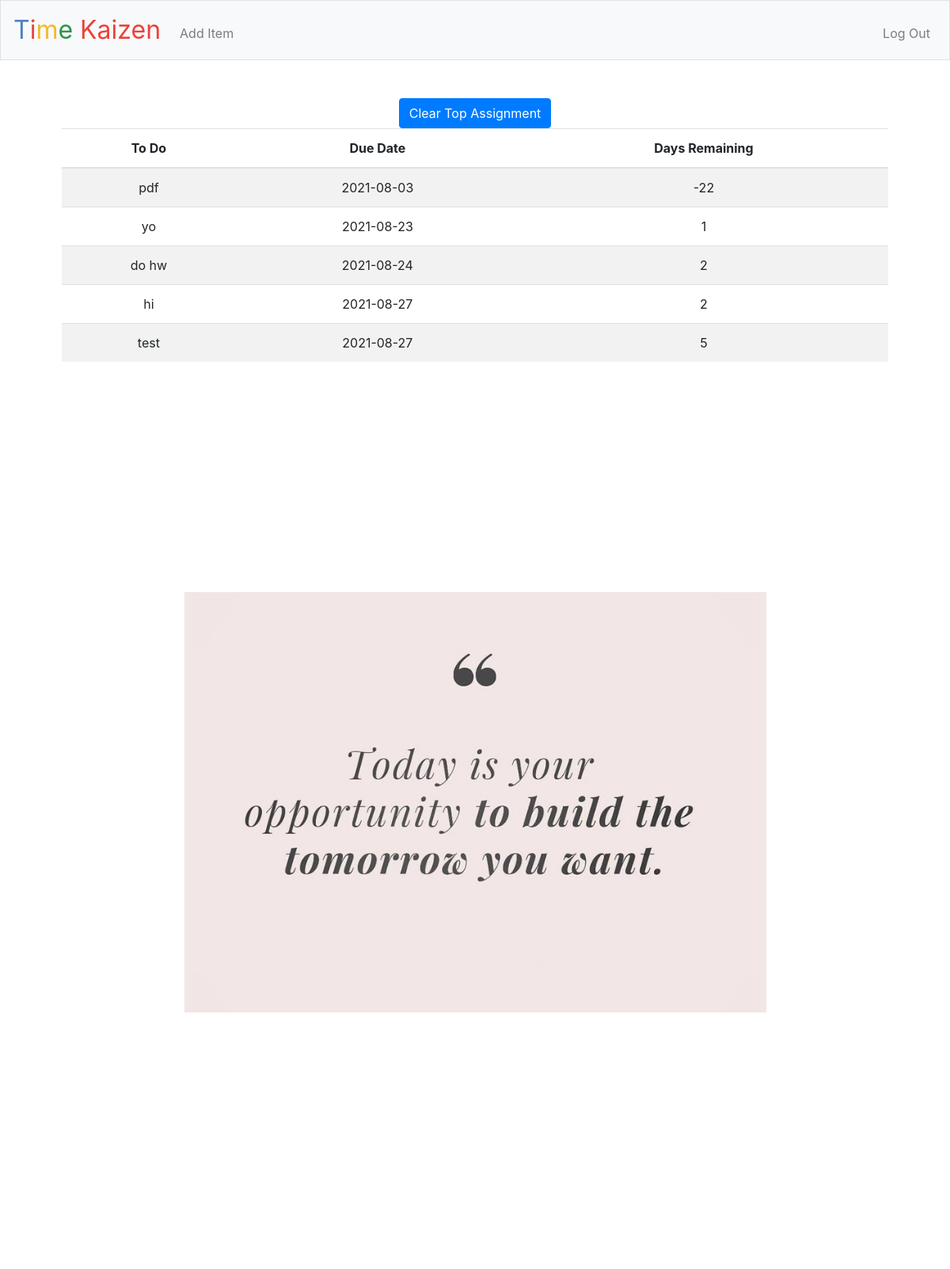
Page / (signed in) on the committed database.
### tables this page shows
CREATE TABLE 'Todo' ('userID' bigint NOT NULL,'Todo' text NOT NULL,'DueDate' date NOT NULL,'Daysremaining' numeric NOT NULL);

### app.py (the view, shortened to what this page needs)
@app.route("/", methods=["GET", "POST"])
@login_required
def index():
    if request.method == "GET":
        items = db.execute(
            "SELECT Todo, DueDate, Daysremaining FROM Todo WHERE userID = ? ORDER BY Daysremaining;",
            session["user_id"],
        )
        return render_template(
            "index.html", items=items
       )

### app.py (called while the page is built)
@app.after_request
def after_request(response):
    response.headers["Cache-Control"] = "no-cache, no-store, must-revalidate"
    response.headers["Expires"] = 0
    response.headers["Pragma"] = "no-cache"
    return response

### helpers.py (called while the page is built)
def login_required(f):
    @wraps(f)
    def decorated_function(*args, **kwargs):
        if session.get("user_id") is None:
            return redirect("/login")
        return f(*args, **kwargs)
    return decorated_function

### templates/index.html (shortened to what this page needs)
{% extends "layout.html" %}
{% block main %}
<form action="/" method="post">
  <button class = "btn btn-primary" type="submit">Clear Top Assignment</button>
</form>
<table class="table table-striped">
  <thead>
    <th>To Do</th>
    <th>Due Date</th>
    <th>Days Remaining</th>
  </thead>
  <tbody>
    {% for item in items %}
    <tr>
      <td>{{item.Todo}}</td>
      <td>{{item.DueDate}}</td>
      <td>{{item.Daysremaining}}</td>
    </tr>
    {% endfor %}
  </tbody>
</table>
<img src="static/motivate.png">
{% endblock %}

### templates/layout.html (shortened to what this page needs)
<!DOCTYPE html>
<html lang="en">
    <head>
        <link rel="stylesheet" href="https://cdn.jsdelivr.net/npm/bootstrap@4.5.3/dist/css/bootstrap.min.css">
        <link href="/static/styles.css" rel="stylesheet">
    </head>
    <body>
        <nav class="navbar navbar-expand-md navbar-light bg-light border">
            <a class="navbar-brand" href="/"><span class="blue">T</span><span class="red">i</span><span class="yellow">m</span><span class="green">e</span> <span class="red">Kaizen</span></a>
            <div class="collapse navbar-collapse" id="navbar">
                {% if session.user_id %}
                    <ul class="navbar-nav mr-auto mt-2">
                        <li class="nav-item"><a class="nav-link" href="/add">Add Item</a></li>
                    </ul>
                    <ul class="navbar-nav ml-auto mt-2">
                        <li class="nav-item"><a class="nav-link" href="/logout">Log Out</a></li>
                    </ul>
                {% else %}
                    <ul class="navbar-nav ml-auto mt-2">
                        <li class="nav-item"><a class="nav-link" href="/register">Register</a></li>
                        <li class="nav-item"><a class="nav-link" href="/login">Log In</a></li>
                    </ul>
                {% endif %}
            </div>
        </nav>
        <main class="container p-5">
            {% block main %}{% endblock %}
        </main>
    </body>
</html>

### static/styles.css (style rules this page uses)
nav .navbar-brand { font-size: xx-large; }
nav .navbar-brand .blue { color: #537fbe; }
nav .navbar-brand .red { color: #ea433b; }
nav .navbar-brand .yellow { color: #f5b82e; }
nav .navbar-brand .green { color: #2e944b; }
main { overflow-x: auto; text-align: center; }
main img { max-width: 100%; }

### rows in the picture
Todo: Todo "pdf", DueDate "2021-08-03", Daysremaining "-22"
Todo: Todo "yo", DueDate "2021-08-23", Daysremaining "1"
Todo: Todo "do hw", DueDate "2021-08-24", Daysremaining "2"
Todo: Todo "hi", DueDate "2021-08-27", Daysremaining "2"
Todo: Todo "test", DueDate "2021-08-27", Daysremaining "5"
